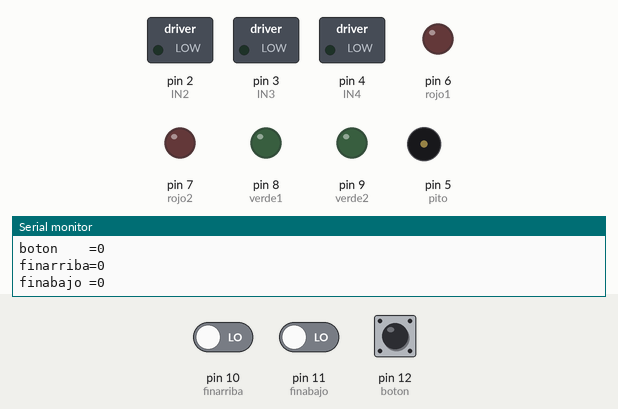
A sketch run on a simulated Arduino Uno, built with avr-gcc and run on an emulated ATmega328P. Parts: switched loads named in the sketch (green lamp = pin HIGH), output pins drawn as LEDs (lit = HIGH), buzzer (waves = sounding), the last lines printed to the serial monitor. Dashed ring = blinking. Inputs (shaded band) come from the test bench; at power-on: pin 10 (finarriba) LOW, pin 11 (finabajo) LOW, pin 12 (boton) LOW.

Above: at 1.2 s.
1.3 s: pin 10 (finarriba) driven HIGH and pin 11 (finabajo) driven HIGH
At 2.3 s:
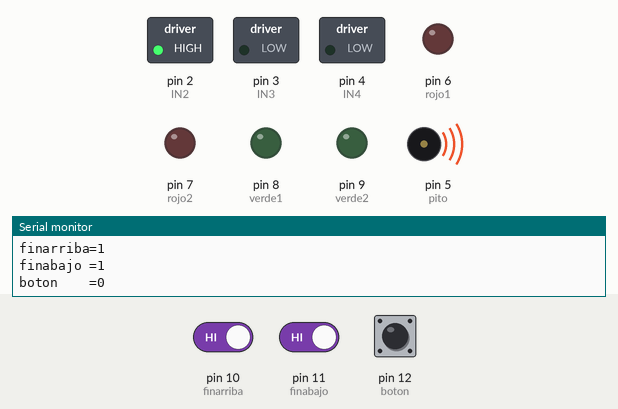
4.3 s: pin 11 (finabajo) driven LOW
At 5.0 s:
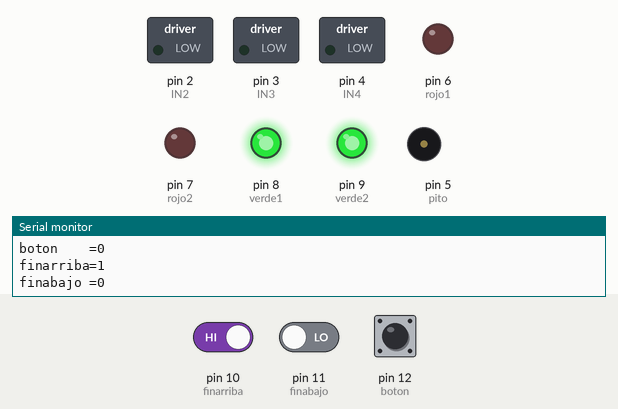
5.9 s: pin 12 (boton) pulled HIGH for 0.15 s
At 7.3 s:
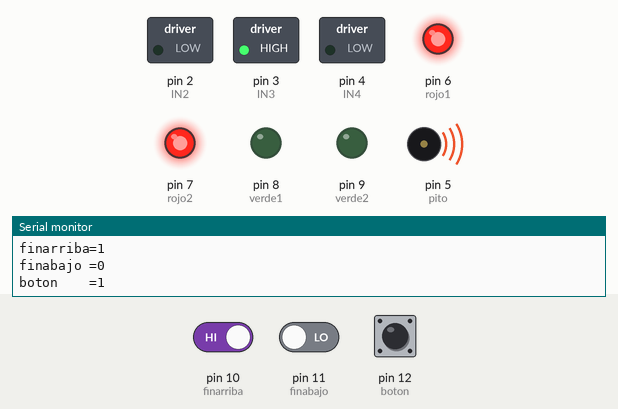
9.0 s: pin 10 (finarriba) driven LOW
At 9.8 s:
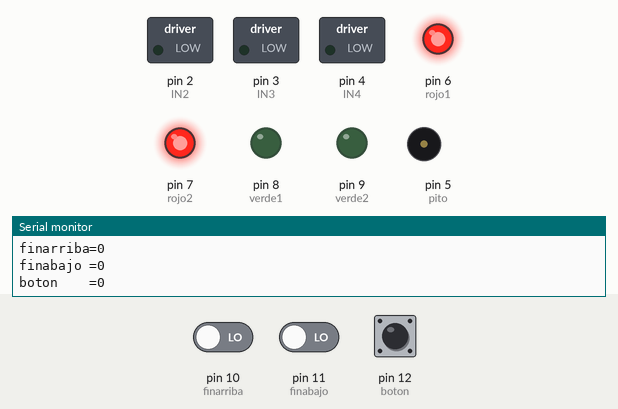
10.6 s: pin 11 (finabajo) driven HIGH and pin 12 (boton) driven HIGH
At 11.0 s:
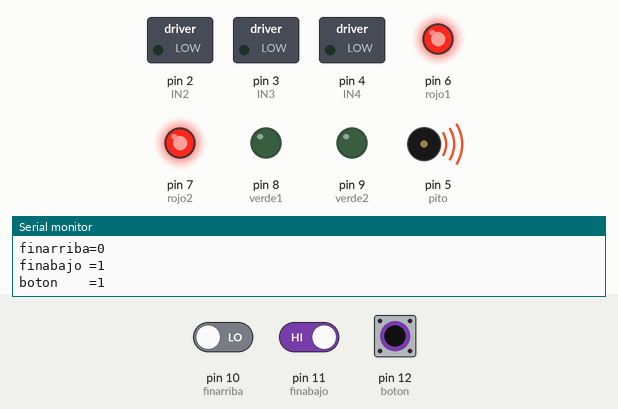
12.1 s: pin 11 (finabajo) driven LOW
At 12.15 s:
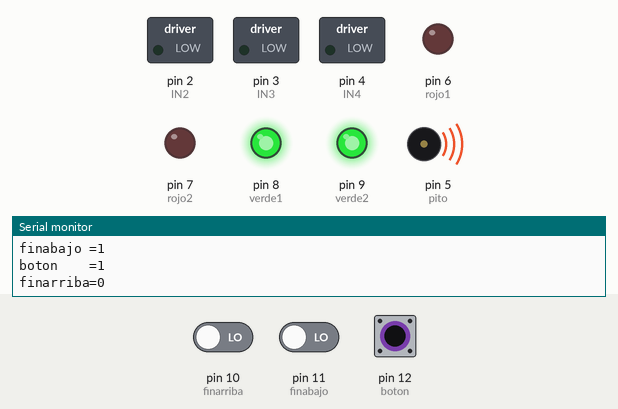
Timing chart, 0 to 15.1 s (numbered marks = the images above; inputs shaded):
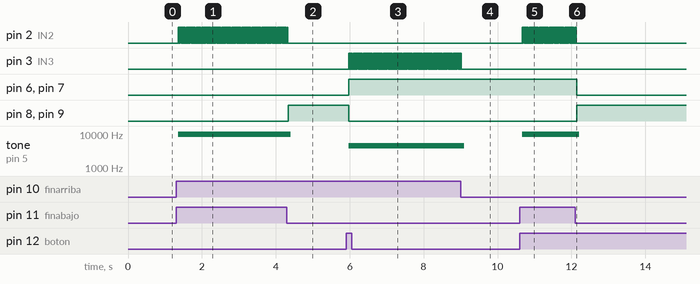

The sketch:

codigo.ino
```cpp
// AUTOMATITZACIÓ Raul & Eric
int IN2 = 2; //motor
int IN3 = 3;  //motor
int IN4 = 4;  //motor
int rojo1 = 6;
int rojo2 = 7;
int verde1 = 8;
int verde2 = 9;
int finarriba =10;
int finabajo = 11;
int boton = 12;
int pito = 5;
void setup() {
  pinMode (pito, OUTPUT);
  pinMode (IN2, OUTPUT);
  pinMode (IN3, OUTPUT);
  pinMode (IN4, OUTPUT);
  pinMode (rojo1, OUTPUT);
  pinMode (rojo2, OUTPUT);
  pinMode (verde1, OUTPUT);
  pinMode (verde2, OUTPUT);
  pinMode (finarriba, INPUT);
  pinMode (finabajo, INPUT);
  pinMode (boton, INPUT);
  Serial.begin(9600);           // set up Serial library at 9600 bps
  Serial.println("PONT!");
  analogWrite (IN4, 100); //Velocidad motor 0 a 255

}
void sube() {
  while(finarriba == HIGH){
    finarriba = digitalRead(10);
    tone(5,4530,100);
    digitalWrite(rojo1, HIGH);
    digitalWrite(rojo2, HIGH);
    digitalWrite(verde1, LOW);
    digitalWrite(verde2, LOW);
    digitalWrite (IN3, HIGH);
    digitalWrite (IN2, LOW);
    delay(15);
    digitalWrite (IN3, LOW);
    delay(15);
  }
  digitalWrite (IN3, LOW);
  return;
}
void baja(){
  while (finabajo == HIGH){
    finabajo = digitalRead(11);
    tone(5,9900,100);
    digitalWrite (IN2, HIGH);
    digitalWrite (IN3, LOW);
    delay(15);
    digitalWrite (IN2, LOW);
    delay(15);
  }
  digitalWrite(rojo1, LOW);
  digitalWrite(rojo2, LOW);
  digitalWrite(verde1, HIGH);
  digitalWrite(verde2, HIGH);
  digitalWrite (IN2, LOW);
  return;
}
void loop() {
  finarriba = digitalRead(10);
  finabajo = digitalRead(11);
  boton = digitalRead(12);
  Serial.print("finarriba="); Serial.println(finarriba);
  Serial.print("finabajo ="); Serial.println(finabajo);
  Serial.print("boton    ="); Serial.println(boton);
  if (boton == HIGH && finabajo == LOW) {
    sube();
  }
  else if (boton == HIGH && finarriba == LOW) {
    baja();
  }
  else if (finabajo == HIGH && finarriba == HIGH) {
    baja();
  }
}
```

Measured:
- after the input at 1.3 s, pin 2 (IN2): alternates HIGH for 0.02 s and LOW for 0.02 s, starting after 0.06 s; tone on pin 5 (pito): silent → 9900 Hz after 0.06 s
- after the input at 4.3 s, pin 2 (IN2): goes on until 4.3 s, then stays LOW; pin 8 (verde1), pin 9 (verde2): LOW → HIGH at once; tone on pin 5 (pito): 9900 Hz → silent after 0.10 s
- after the input at 5.9 s, pin 3 (IN3): alternates HIGH for 0.02 s and LOW for 0.02 s, starting after 0.07 s; pin 6 (rojo1), pin 7 (rojo2): LOW → HIGH after 0.07 s; pin 8 (verde1), pin 9 (verde2): HIGH → LOW after 0.07 s; tone on pin 5 (pito): silent → 4530 Hz after 0.07 s
- after the input at 9.0 s, pin 3 (IN3): goes on until 9.0 s, then stays LOW; tone on pin 5 (pito): 4530 Hz → silent after 0.11 s
- after the input at 10.6 s, pin 2 (IN2): alternates HIGH for 0.02 s and LOW for 0.02 s, starting after 0.07 s; tone on pin 5 (pito): silent → 9900 Hz after 0.07 s
- after the input at 12.1 s, pin 2 (IN2): goes on until 12.1 s, then stays LOW; pin 6 (rojo1), pin 7 (rojo2): HIGH → LOW at once; pin 8 (verde1), pin 9 (verde2): LOW → HIGH at once; tone on pin 5 (pito): 9900 Hz → silent after 0.11 s
